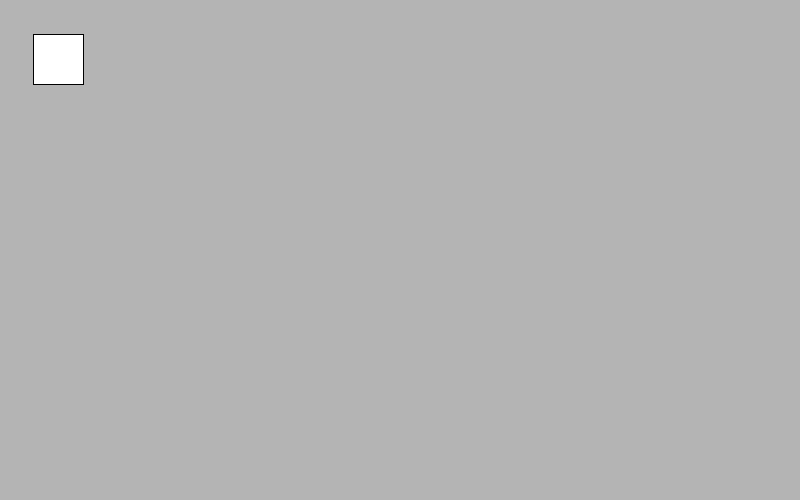
Frame 1 (no input)
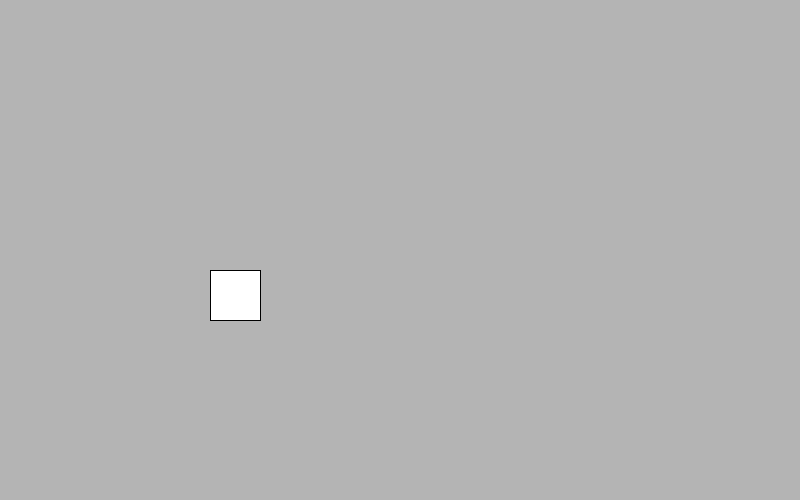
Frame 60 (the mouse pressed at the canvas centre just before this capture)
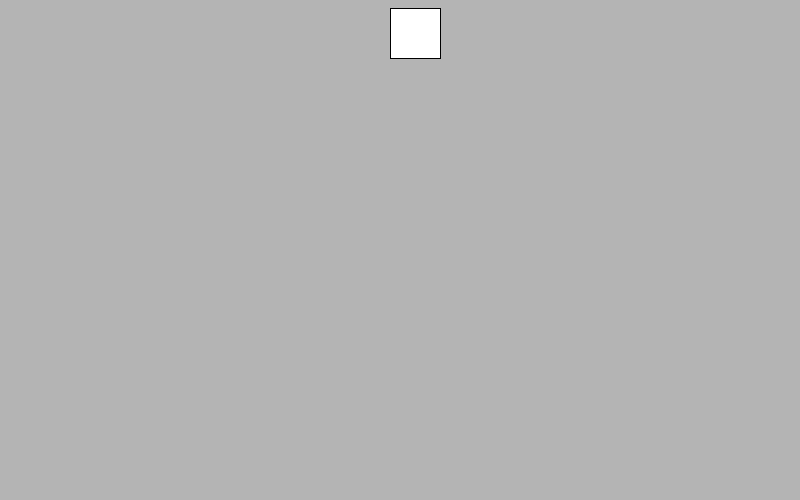
Frame 120 (the mouse held since frame 60 and released just before this capture)

The Processing sketch that drew these frames (run headless with seeded random() and noise(); from frame 60 on, the mouse is pressed at the canvas centre):

// Processing sketch: processing_187630
// ── processing_187630.pde

int button_x = 30;
int button_y = 30;
int button_size = 50;

void setup() {
  size(800, 500);
}
void draw() { 
  background(180);
  button_x = button_x + 3;
  button_y += 4;
  if (button_x>width) {
    button_x = 0;
  }
  if (button_y>height) {
    button_y = 0;
  }
  if (
      (mouseX > button_x) && (mouseX < button_x + button_size) && 
      (mouseY > button_y) && (mouseY < button_y + button_size)
     ) {
      fill(200, 30, 30);
  } else {
    fill(255);
  }
  rect(button_x, button_y, button_size, button_size);
}
